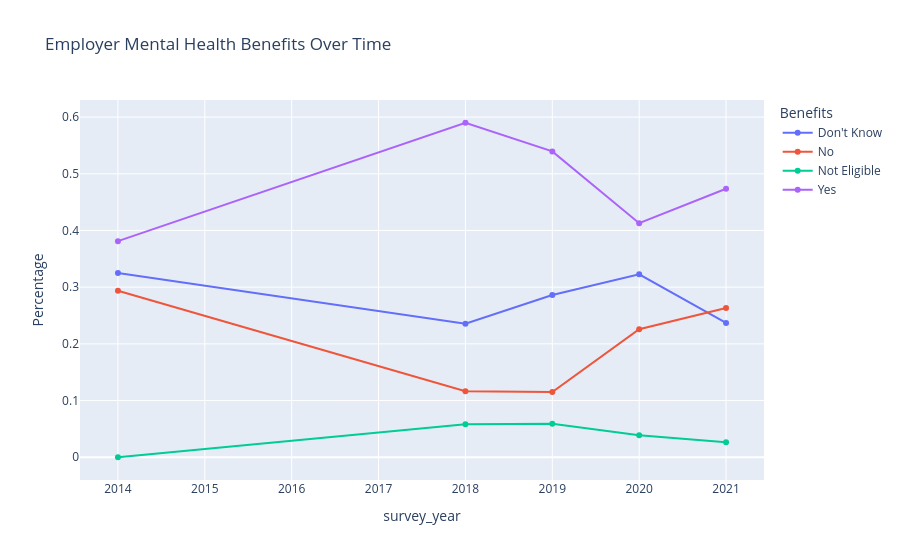

Here is the notebook cell this chart was saved with:
### Markdown cell above
## Employer Mental Health Benefits

This analysis investigates how the availability of employer-sponsored mental health benefits has evolved over time.

### Code cell
benefits = pd.crosstab(
    df["survey_year"],
    df["benefits"],
    normalize="index"
)

benefits = (
    benefits
    .reset_index()
    .melt(
        id_vars="survey_year",
        var_name="Benefits",
        value_name="Percentage"
    )
)

fig = px.line(
    benefits,
    x="survey_year",
    y="Percentage",
    color="Benefits",
    markers=True,
    title="Employer Mental Health Benefits Over Time"
)

fig.show()

### Figure 1 — Plotly figure (JSON) as saved in the notebook; plotly's stock layout.template omitted (floating-point values rounded to 4 significant figures)
{"data": [{"hovertemplate": "Benefits=Don't Know<br>survey_year=%{x}<br>Percentage=%{y}<extra></extra>", "legendgroup": "Don't Know", "line": {"color": "#636efa", "dash": "solid"}, "marker": {"symbol": "circle"}, "mode": "lines+markers", "name": "Don't Know", "orientation": "v", "showlegend": true, "type": "scatter", "x": [2014, 2018, 2019, 2020, 2021], "xaxis": "x", "y": [0.325, 0.2355, 0.2862, 0.3226, 0.2368], "yaxis": "y"}, {"hovertemplate": "Benefits=No<br>survey_year=%{x}<br>Percentage=%{y}<extra></extra>", "legendgroup": "No", "line": {"color": "#EF553B", "dash": "solid"}, "marker": {"symbol": "circle"}, "mode": "lines+markers", "name": "No", "orientation": "v", "showlegend": true, "type": "scatter", "x": [2014, 2018, 2019, 2020, 2021], "xaxis": "x", "y": [0.2937, 0.1163, 0.1151, 0.2258, 0.2632], "yaxis": "y"}, {"hovertemplate": "Benefits=Not Eligible<br>survey_year=%{x}<br>Percentage=%{y}<extra></extra>", "legendgroup": "Not Eligible", "line": {"color": "#00cc96", "dash": "solid"}, "marker": {"symbol": "circle"}, "mode": "lines+markers", "name": "Not Eligible", "orientation": "v", "showlegend": true, "type": "scatter", "x": [2014, 2018, 2019, 2020, 2021], "xaxis": "x", "y": [0.0, 0.05817, 0.05921, 0.03871, 0.02632], "yaxis": "y"}, {"hovertemplate": "Benefits=Yes<br>survey_year=%{x}<br>Percentage=%{y}<extra></extra>", "legendgroup": "Yes", "line": {"color": "#ab63fa", "dash": "solid"}, "marker": {"symbol": "circle"}, "mode": "lines+markers", "name": "Yes", "orientation": "v", "showlegend": true, "type": "scatter", "x": [2014, 2018, 2019, 2020, 2021], "xaxis": "x", "y": [0.3812, 0.59, 0.5395, 0.4129, 0.4737], "yaxis": "y"}], "layout": {"legend": {"title": {"text": "Benefits"}, "tracegroupgap": 0}, "title": {"text": "Employer Mental Health Benefits Over Time"}, "xaxis": {"anchor": "y", "domain": [0, 1], "title": {"text": "survey_year"}}, "yaxis": {"anchor": "x", "domain": [0, 1], "title": {"text": "Percentage"}}}}
